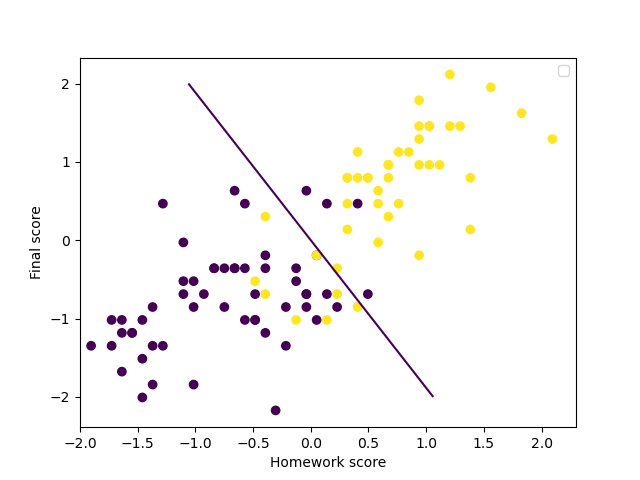

Write the Python code that produced this figure.
import logging, os
logging.disable(logging.WARNING)
os.environ["TF_CPP_MIN_LOG_LEVEL"] = "3"
import tensorflow as tf
import numpy as np
import matplotlib.pyplot as plt
from tqdm import tqdm
import pandas as pd
import argparse

# add parser
parser = argparse.ArgumentParser()
parser.add_argument('--device', type=int, default=0)
parser.add_argument('--lr', type=float, default=0.75)
parser.add_argument('--batch_size', type=int, default=32)
parser.add_argument('--num_epochs', type=int, default=1000)
args = parser.parse_args()


def loss_function(y_true,y_est):
    return -y_true*tf.math.log(y_est)-(1-y_true)*tf.math.log(1-y_est)

# logistic regression
class logistic_regression():
    def __init__(self):
        self.w1 = tf.Variable(initial_value=1.0, dtype=tf.double)
        self.w2 = tf.Variable(initial_value=0.0, dtype=tf.double)
        self.b1 = tf.Variable(initial_value=1.0, dtype=tf.double)
        self.activation = tf.nn.sigmoid

    def __call__(self,X):
        X = tf.convert_to_tensor(X,dtype=tf.double)
        z1 = tf.add(tf.multiply(self.w1,X[:,0]),tf.multiply(self.w2,X[:,1]))
        return self.activation(z1)
        
    
    def train(self, X_train, y_train, lr, batch_size, num_epochs):
        optimizer = tf.optimizers.SGD(learning_rate=lr)
        num_batches = len(X_train) // batch_size
        # use gpu if available
        with tf.device('/GPU:0') if args.device == 0 else tf.device('/CPU:0'):
            for epoch in tqdm(range(num_epochs)):
                for batch in range(num_batches):
                    start_idx = batch * batch_size
                    end_idx = (batch + 1) * batch_size
                    X_batch = X_train[start_idx:end_idx]
                    y_batch = y_train[start_idx:end_idx]
                    
                    with tf.GradientTape() as tape:
                        y_est = self(X_batch)
                        loss = loss_function(y_batch,y_est)
                        loss = tf.reduce_mean(loss)
                        gradients = tape.gradient(loss, [self.w1, self.w2,self.b1])
                        optimizer.apply_gradients(zip(gradients, [self.w1, self.w2,self.b1]))


def standardize(X):
    mean = np.mean(X,axis=0)
    std = np.std(X,axis=0)
    return (X-mean)/std




if __name__ == "__main__":
    # read datapoints from csv file
    hw_scores = pd.read_csv(os.path.join('hw1_dataset','Problem 2','Averaged homework scores.csv'))
    final_scores = pd.read_csv(os.path.join('hw1_dataset','Problem 2','Final exam scores.csv'))
    results = pd.read_csv(os.path.join('hw1_dataset','Problem 2','Results.csv'))
    X = standardize(np.array(hw_scores))
    Y = standardize(np.array(final_scores))
    Z = np.array(results)
    data = np.concatenate((X,Y,Z),axis=1)
    train_data = data[:400,:]
    test_data = data[400:,:]
    X_train = train_data[:,:2]
    Y_train = train_data[:,2]
    X_test = test_data[:,:2]
    Y_test = test_data[:,2]
    model = logistic_regression()
    model.train(X_train, Y_train, args.lr, args.batch_size, args.num_epochs)
    # plot the prediction
    plt.scatter(X_test[:,0],X_test[:,1],c=Y_test)
    # calculate the loss on test_set
    y_est = model(X_test)
    loss = loss_function(Y_test,y_est)
    print('loss on test set: ', tf.reduce_mean(loss).numpy())
    # plot the decision boundary
    x1 = np.linspace(-2,2,100)
    x2 = np.linspace(-2,2,100)
    x1,x2 = np.meshgrid(x1,x2)
    x1 = x1.reshape(-1,1)
    x2 = x2.reshape(-1,1)
    X = np.concatenate((x1,x2),axis=1)
    y = model(X).numpy().reshape(100,100)
    plt.contour(np.linspace(-2,2,100),np.linspace(-2,2,100),y,levels=[0.5])
    plt.xlabel('Homework score')
    plt.ylabel('Final score')
    plt.legend()
    plt.savefig('problem2.png')